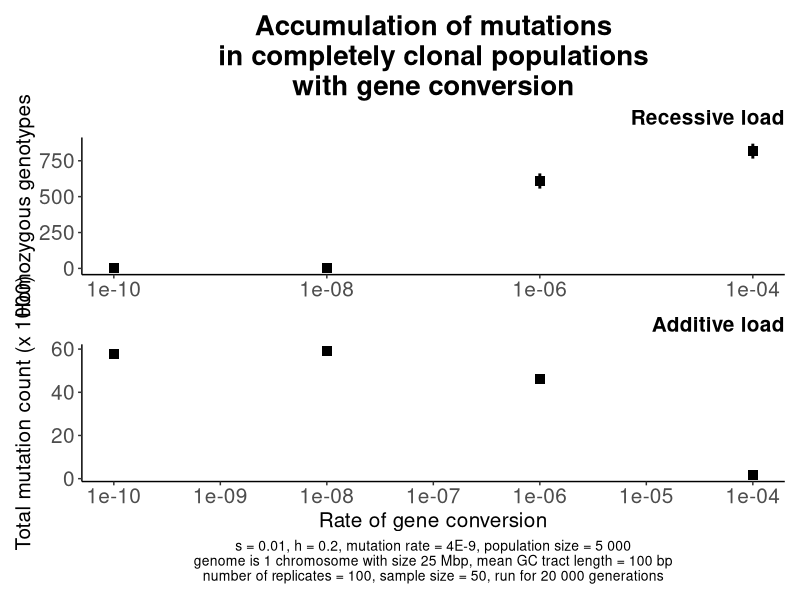
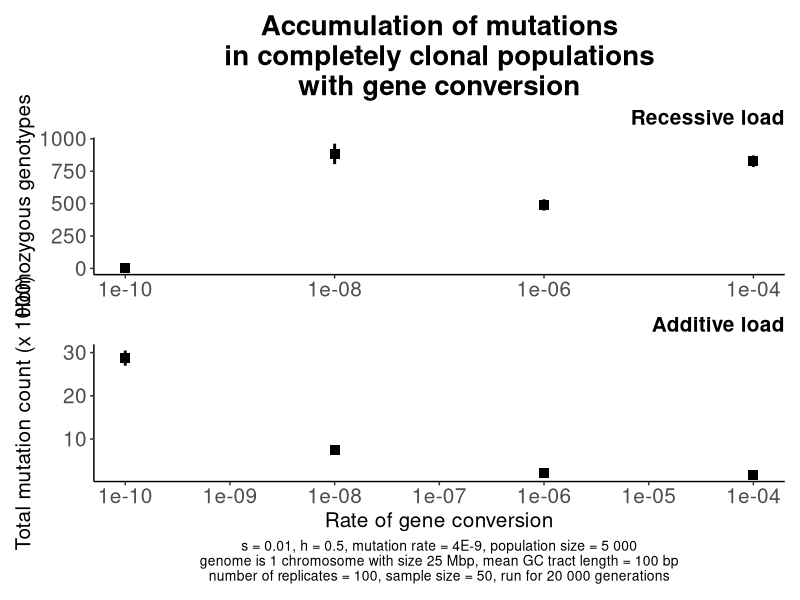

R code for these plots, in order:
library(ggplot2)
library(patchwork)
library(dplyr)

replicate_number=100

GC_recessive_load_all <- read.csv("Data_GC_recessive_load.csv")
GC_additive_load_all <- read.csv("Data_GC_additive_load.csv")
GC_fixed_mutations_all <- read.csv("Data_GC_fixed_mutations.csv")

for (h_coefficient in c(0.2, 0.5)) {

filename_rec_GC <- GC_recessive_load_all %>% filter(Dominance_coefficient == h_coefficient)
filename_add_GC <- GC_additive_load_all %>% filter(Dominance_coefficient == h_coefficient)
filename_fix_GC <- GC_fixed_mutations_all %>% filter(Dominance_coefficient == h_coefficient)


GC_rec_max <- filename_rec_GC$Expected_recessive_load+1.96*filename_rec_GC$SD_recessive_load/sqrt(replicate_number)
GC_rec_min <- filename_rec_GC$Expected_recessive_load-1.96*filename_rec_GC$SD_recessive_load/sqrt(replicate_number)

GC_add_max <- filename_add_GC$Expected_additive_load+1.96*filename_add_GC$SD_additive_load/sqrt(replicate_number)
GC_add_min <- filename_add_GC$Expected_additive_load-1.96*filename_add_GC$SD_additive_load/sqrt(replicate_number)

Plot_recessive <- ggplot()+
 	geom_point(data=filename_rec_GC, aes(x=GC_rate, y=Expected_recessive_load), size=3, shape=15)+
	geom_linerange(data=filename_rec_GC, 
			aes(x=GC_rate, 
			    ymax=GC_rec_max, 
			    ymin=GC_rec_min), size=1)+
	
	labs(y="Homozygous genotypes",
	     x="Rate of uniparental reproduction",
	     title="Accumulation of mutations\nin completely clonal populations\nwith gene conversion",
	     subtitle="Recessive load")+
	 theme(panel.grid.major=element_blank(),
    	      panel.grid.minor=element_blank(),
    	      panel.background=element_blank(),
    	      axis.line = element_line(color="black"),
    	      
    	      plot.title=element_text(size=20, hjust=0.5, face="bold"),
	      plot.subtitle=element_text(size=15, hjust=1, face="bold"),
	      axis.title.y=element_text(size=15),
	      axis.title.x=element_blank(),
	      
	      axis.text.x=element_text(size=15),
	      axis.text.y=element_text(size=15),
	      
	      legend.position="none")+
	      
  	scale_x_log10(breaks=c(10**seq(-10, -4, 2)))
		   
Plot_additive <- ggplot()+
	geom_point(data=filename_add_GC, aes(x=GC_rate, y=Expected_additive_load/1000), size=3, shape=15)+
	geom_linerange(data=filename_add_GC, 
			aes(x=GC_rate, 
			    ymax=GC_add_max/1000, 
			    ymin=GC_add_min/1000), size=1, 
			key_glyph = draw_key_rect)+
	
	labs(subtitle="Additive load",
	     x="Rate of gene conversion",
	     y="Total mutation count (x 1000)",
	     caption=paste("s = 0.01, h = ", h_coefficient, ", mutation rate = 4E-9, population size = 5 000\ngenome is 1 chromosome with size 25 Mbp, mean GC tract length = 100 bp\nnumber of replicates = 100, sample size = 50, run for 20 000 generations", sep=""),
	     colour="Reproduction: ")+
	theme(panel.grid.major=element_blank(),
    	      panel.grid.minor=element_blank(),
    	      panel.background=element_blank(),
    	      axis.line = element_line(color="black"),
    	      
	      plot.caption=element_text(size=10, hjust=0.5),
	      plot.subtitle=element_text(size=15, hjust=1, face="bold"), 
	      axis.title.y=element_text(size=15),
	      axis.title.x=element_text(size=15),
	      
	      axis.text.x=element_text(size=15),
	      axis.text.y=element_text(size=15),
	      
	      legend.position=c(0.12, 2.1),
	      legend.background=element_rect(colour="black"))+
	      
  	scale_x_log10(breaks=c(10**seq(-10, -4, 1)))
  	
Plot <- Plot_recessive/Plot_additive

plot_name <- paste("Figure_Mutation_accumulation_GC_", h_coefficient, ".png",sep="")
ggsave(filename=plot_name,
	plot=Plot,
	dpi=600)
}
